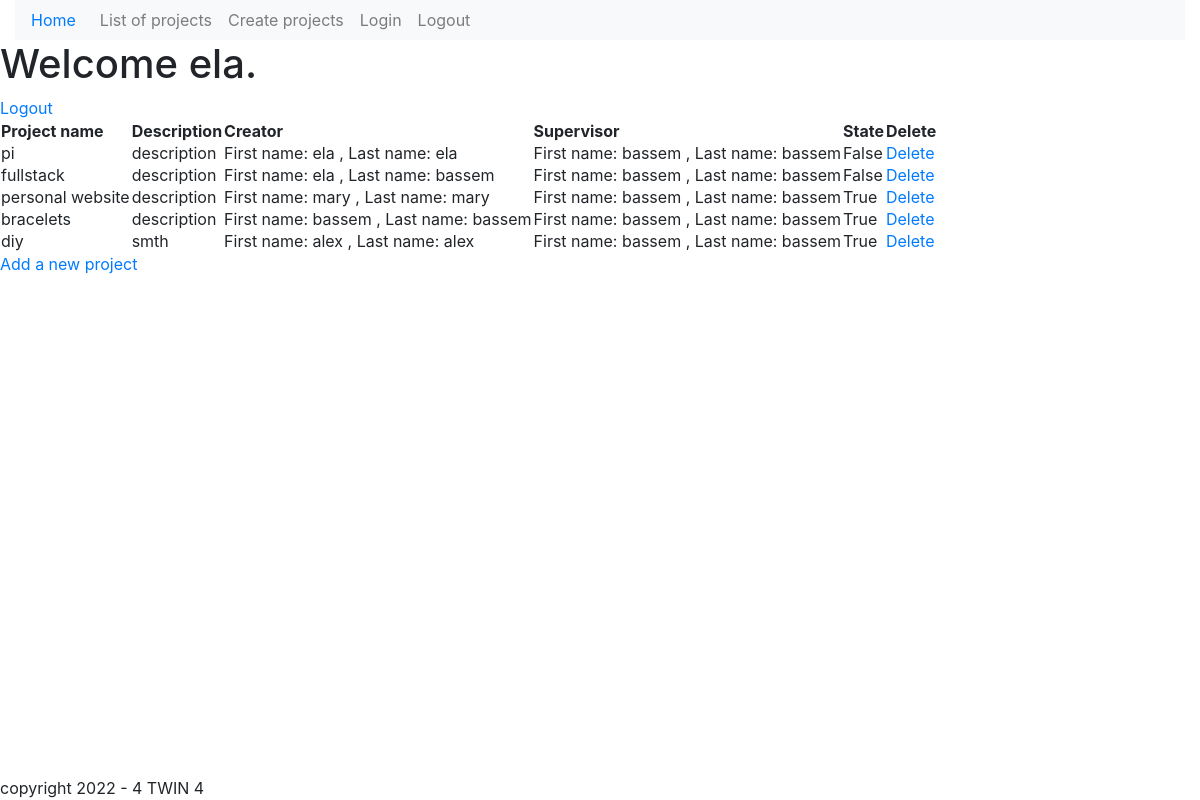
Page /app/display (signed in) on the committed database.
### App/models.py (models this page shows)
class Projet(models.Model):
    nom_projet = models.CharField('Titre Projet', max_length=30)
    duree_projet = models.IntegerField('Duree Estimee', default=0)
    temps_alloue_par_projet = models.IntegerField('Temps Alloue', validators=[MinValueValidator(1), MaxValueValidator(10)])
    besoins = models.TextField(max_length=100)
    description = models.TextField(max_length=100)
    est_valide = models.BooleanField(default=False)
    createur = models.OneToOneField(
        Etudiant,
        related_name='project_owner',
        on_delete=models.CASCADE
    )
    superviseur = models.ForeignKey(
        Coach,
        on_delete= models.SET_NULL,
        null= True,
        related_name= 'project_coach',
    )
    members = models.ManyToManyField(
        Etudiant,
        through= 'MembershipInProject',
        related_name= 'les_membres',
    )

class User(models.Model):
    nom = models.CharField(max_length=30)
    prenom = models.CharField(max_length=30)
    email = models.EmailField('Email', validators=[is_esprit_email])
    def __str__(self):
        return f'First name:  {self.prenom} , Last name: {self.nom}'

### App/views.py (the view)
# urls.py: path('display', views.Display, name="disp"),
def Display(request):
    project= Projet.objects.all()
    return render(request,'App/display.html',
                  {'pp':project})

### templates/App/display.html
{% extends 'base.html' %}
{% block content %}
{% if user.is_authenticated %}
    <h1>Welcome {{ user.username }}.</h1>
    <a href="{% url 'logout' %}">Logout</a>
    {% else %}
    <p>Please login first.</p>
{% endif %}
<table>
    <tr>
        <th>Project name</th>
        <th>Description</th>
        <th>Creator</th>
        <th>Supervisor</th>
        <th>State</th>
        <th>Delete</th>
    </tr>
    {% for p in pp %}
        <tr>
            <td>{{ p.nom_projet }}</td>
            <td>{{ p.description }}</td>
            <td>{{ p.createur }}</td>
            <td>{{ p.superviseur }}</td>
            <td>{{ p.est_valide }}</td>
            <td><a href="{% url 'dl' p.id %}">Delete</a></td>
        </tr>
    {% endfor %}
</table>
<a href="{% url 'addadd' %}">Add a new project</a>
{% endblock %}

### rows in the picture
Projet: nom_projet "pi", description "description", createur "First name: ela , Last name: ela", superviseur "First name: bassem , Last name: bassem", est_valide "False"
Projet: nom_projet "fullstack", description "description", createur "First name: ela , Last name: bassem", superviseur "First name: bassem , Last name: bassem", est_valide "False"
Projet: nom_projet "personal website", description "description", createur "First name: mary , Last name: mary", superviseur "First name: bassem , Last name: bassem", est_valide "True"
Projet: nom_projet "bracelets", description "description", createur "First name: bassem , Last name: bassem", superviseur "First name: bassem , Last name: bassem", est_valide "True"
Projet: nom_projet "diy", description "smth", createur "First name: alex , Last name: alex", superviseur "First name: bassem , Last name: bassem", est_valide "True"

### other values in the picture
{{ user.username }} "ela"
